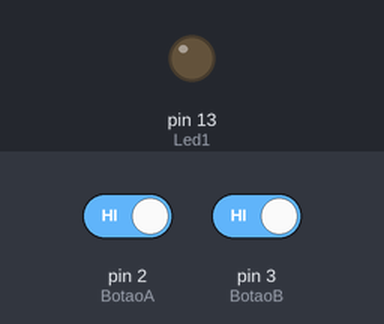
Simulated run of this sketch. Board: Arduino Uno, built with avr-gcc and run on an emulated ATmega328P. On the bench: output pins drawn as LEDs (lit = HIGH). The inputs (shaded band) are chosen by the test bench; at power-on: pin 2 (BotaoA) HIGH, pin 3 (BotaoB) HIGH.

Above: at 1.2 s.
1.3 s: pin 2 (BotaoA) driven LOW and pin 3 (BotaoB) driven LOW
At 2.4 s:
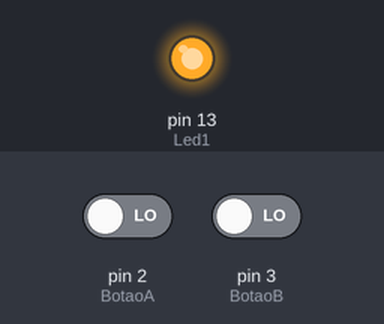
2.8 s: pin 2 (BotaoA) driven HIGH
At 3.6 s:
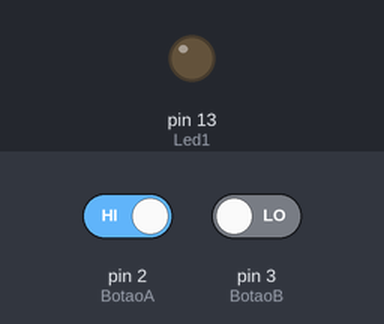
4.3 s: pin 2 (BotaoA) driven LOW
At 4.7 s:
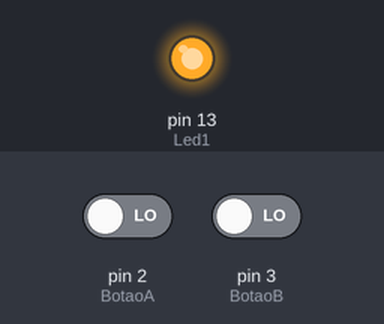
Timing chart, 0 to 7.3 s (numbered marks = the images above; inputs shaded):
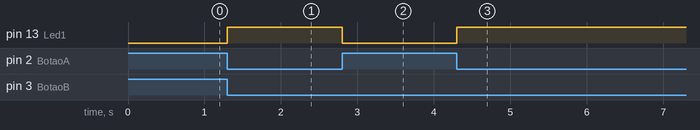

Measured:
- after the input at 1.3 s, pin 13 (Led1): LOW → HIGH at once
- after the input at 2.8 s, pin 13 (Led1): HIGH → LOW at once
- after the input at 4.3 s, pin 13 (Led1): LOW → HIGH at once

The sketch:

Ex1.ino
```cpp
const int BotaoA = 2;
const int BotaoB = 3;
const int Led1   = 13;
bool estadoLed1 = LOW;

void setup() {
  pinMode(BotaoA, INPUT_PULLUP);
  pinMode(BotaoB, INPUT_PULLUP);
  pinMode(Led1, OUTPUT);
}

void loop() {
  bool botaoAPressionado = (digitalRead(BotaoA) == LOW);
  bool botaoBPressionado = (digitalRead(BotaoB) == LOW);


  // O LED só liga se A E B estiverem pressionados.
  // Se B for solto, a condição "botaoBPressionado" torna-se falsa,
  // desligando o LED imediatamente no próximo ciclo do loop.

  if (botaoBPressionado && botaoAPressionado) {
    estadoLed1 = HIGH;
  } else {
    estadoLed1 = LOW;
  }


  digitalWrite(Led1, estadoLed1);


}
```
